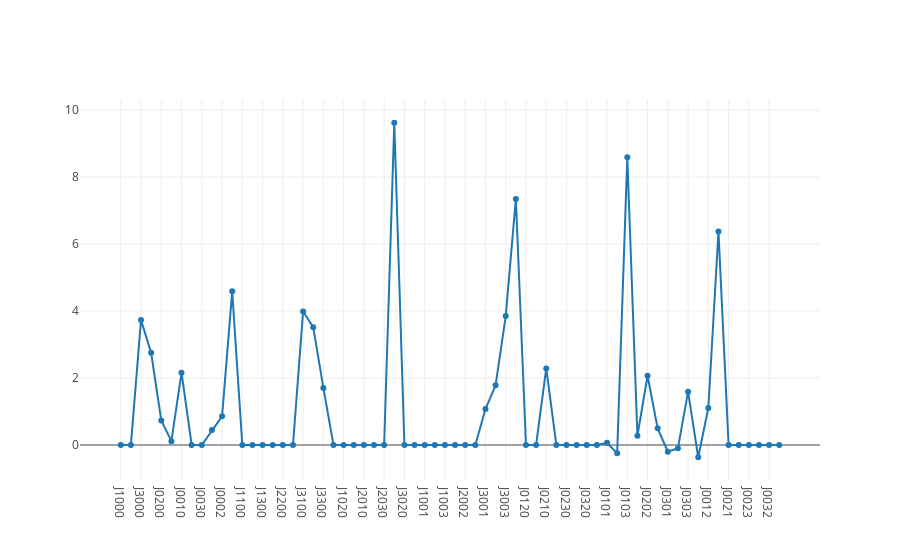

Notebook code for this chart:
### Markdown cell above
## Plot parameters

### Code cell
NetsDataFolder('../data/nets/').filter('halfadder_3q+1a_all_f999999*').plot_parameters()
